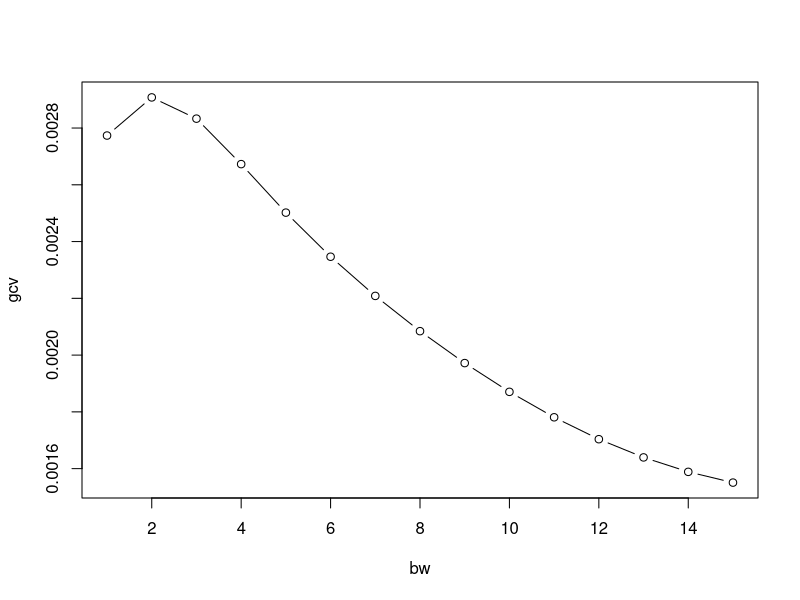
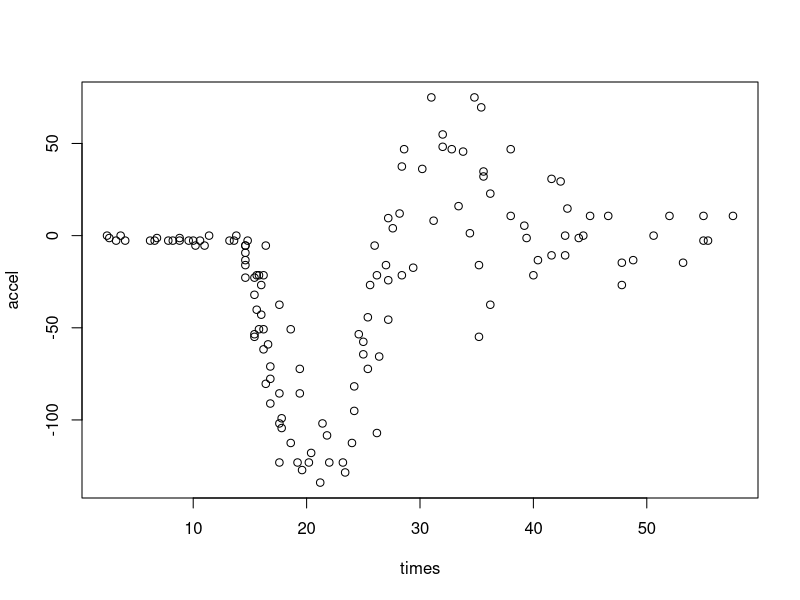

Write R code to recreate these figures, in order.
## ---- chunk 1
library(knitr)
opts_chunk$set(tidy.opts = list(width.cutoff = 80), tidy = TRUE)
## ---- chunk 2
library(MASS)
library(splines)
## ---- chunk 3
GCV <- function(x, y, h, kernel = "normal") {
  y_hat <- ksmooth(x, y, kernel, bandwidth = h)$y
  H <- y_hat %*% t(y)
  H_trace <- sum(diag(H))
  n <- length(y)
  gcv <- mean((y - y_hat)^2) / (1 - (H_trace / n))^2
  return(gcv)
}
## ---- chunk 4
with(mcycle, {
  bw <- 1:15
  gcv <- sapply(bw, GCV, x = times, y = accel)
  plot(bw, gcv, type = 'b')
  plot.new()
  plot(times, accel)
  lines(times, ksmooth(times, accel, kernel = 'normal', bandwidth = min(gcv))$y, col = 'red', type = 'l')
})
